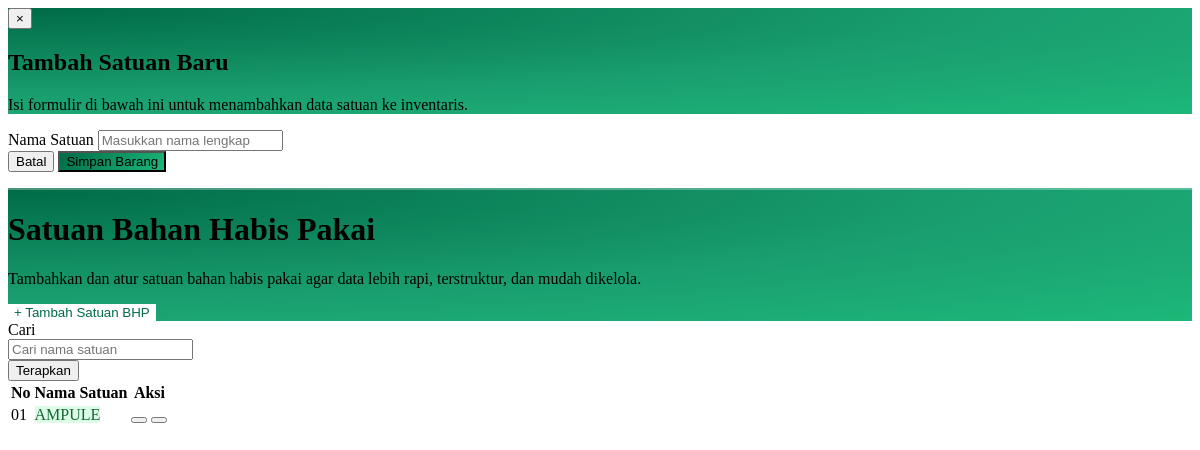
/admin/contents/satuan_bhp.php, run on an earlier commit of the app's database.
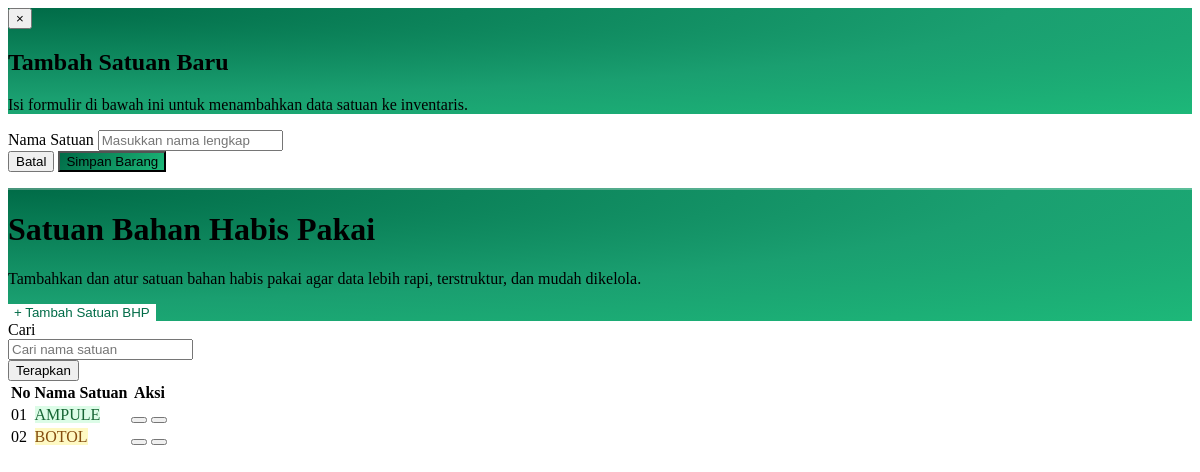
And on a later commit of the database.
### tables this page shows
CREATE TABLE `satuan_bhp` (
  `id_satuan` int UNSIGNED NOT NULL,
  `Nama_satuan` varchar(30) NOT NULL
);

### config/database.php (called while the page is built, shortened)
<?php
class Database
{
    private static ?Database $instance = null;
    private PDO $pdo;
    private string $host     = 'localhost';
    private string $dbname   = 'db_poli_gigi';
    private string $username = 'root';
    private string $password = '';
    private string $charset  = 'utf8mb4';
    private function __construct()
    {
        $dsn = "mysql:host={$this->host};dbname={$this->dbname};charset={$this->charset}";
        $options = [
            PDO::ATTR_ERRMODE            => PDO::ERRMODE_EXCEPTION,
            PDO::ATTR_DEFAULT_FETCH_MODE => PDO::FETCH_ASSOC,
            PDO::ATTR_EMULATE_PREPARES   => false,
        ];
        try {
            $this->pdo = new PDO($dsn, $this->username, $this->password, $options);
        } catch (PDOException $e) {
            error_log('[Database] ' . $e->getMessage());
            die(json_encode([
                'status'  => 'error',
                'message' => 'Koneksi database gagal. Silakan coba lagi nanti.'
            ]));
        }
    }
    public static function getInstance(): Database
    {
        if (self::$instance === null) {
            self::$instance = new self();
        }
        return self::$instance;
    }
    public function getConnection(): PDO
    {
        return $this->pdo;
    }
}

### classes/BhpManager.php (called while the page is built, shortened)
<?php
class BhpManager
{
    private PDO $db;
    public function __construct()
    {
        $this->db = Database::getInstance()->getConnection();
    }
    public function getAllSatuan(): array
    {
        return $this->db->query('SELECT * FROM satuan_bhp ORDER BY Nama_satuan ASC')->fetchAll();
    }
}

### admin/contents/satuan_bhp.php (the view, shortened to what the changed rows need)
<?php
$mgr    = new BhpManager();
$satuanList = $mgr->getAllSatuan();
?>
<div id="modalTambahSatuan"
  class="hidden fixed inset-0 z-[9999] items-center justify-center p-4"
  style="background:rgba(15,23,42,0.45);backdrop-filter:blur(4px);"
  onclick="if(event.target===this)closeSatuanModal()">
  <div class="relative w-full max-w-md rounded-2xl overflow-hidden shadow-2xl"
    style="background:#fff;animation:satuanModalIn .25s cubic-bezier(.34,1.56,.64,1) both;">
    <div class="relative px-7 pt-6 pb-5"
      style="background:radial-gradient(ellipse at 0% 0%,#006B47 0%,#1A9F70 60%,#1DB879 100%);">
      <h2 class="font-bold text-white text-xl leading-tight" id="satuanModalTitle">Tambah Satuan Baru</h2>
    </div>
  </div>
</div>
<div class="w-full p-4 sm:p-6 lg:p-8">
  <div class="max-w-[1400px] mx-auto space-y-6 w-full mb-8">
    <div class="relative w-full rounded-2xl overflow-hidden mb-2"
      style="background:radial-gradient(ellipse at 0% 0%,#006B47 0%,#1A9F70 60%,#1DB879 100%);">
      <div class="relative z-10 flex flex-col sm:flex-row items-start sm:items-center justify-between gap-6 px-6 py-6 sm:px-8 sm:py-7">
        <div class="flex items-center gap-4 sm:gap-5 min-w-0">
          <div class="flex flex-col gap-1 min-w-0">
            <h1 class="font-display font-bold text-white text-xl sm:text-2xl lg:text-3xl leading-tight">Satuan Bahan Habis Pakai</h1>
          </div>
        </div>
      </div>
    </div>
    <div class="bg-white border border-slate-200 rounded-2xl shadow-sm flex flex-col">
      <div class="overflow-x-auto w-full relative z-0">
        <table class="w-full text-left whitespace-nowrap">
          <thead>
            <tr class="bg-slate-50/50 border-b border-slate-200">
              <th class="py-4 px-6 text-[11px] uppercase tracking-wider text-slate-500 font-bold w-16">No</th>
              <th class="py-4 px-6 text-[11px] uppercase tracking-wider text-slate-500 font-bold">Nama Satuan</th>
              <th class="py-4 px-6 text-[11px] uppercase tracking-wider text-slate-500 font-bold text-right">Aksi</th>
            </tr>
          </thead>
          <tbody id="satuanTableBody" class="text-sm font-plex divide-y divide-slate-100 text-slate-700">
            <?php if (empty($satuanList)): ?>
            <tr id="satuanEmptyRow">
              <td colspan="3" class="px-6 py-12 text-center text-slate-400">
                <i class="fas fa-ruler-combined text-4xl mb-3 opacity-30 block"></i>
                Belum ada data satuan. Klik "+ Tambah Satuan BHP" untuk memulai.
              </td>
            </tr>
            <?php else: ?>
            <?php foreach ($satuanList as $i => $sat): ?>
            <tr class="hover:bg-slate-50 transition-colors group satuan-row" data-nama="<?php echo strtolower(htmlspecialchars($sat['Nama_satuan'])); ?>">
              <td class="py-5 px-6 font-bold text-slate-500"><?php echo str_pad($i + 1, 2, '0', STR_PAD_LEFT); ?></td>
              <td class="py-5 px-6">
                <span class="inline-flex items-center px-3 py-1.5 rounded-md text-xs font-bold tracking-wide"
                  style="background:<?php echo satBadgeColor($i)['bg']; ?>;color:<?php echo satBadgeColor($i)['text']; ?>;">
                  <?php echo htmlspecialchars(strtoupper($sat['Nama_satuan'])); ?>
                </span>
              </td>
              <td class="py-5 px-6 text-right">
                <div class="flex items-center justify-end gap-2">
                  <button onclick="editSatuan(<?php echo $sat['id_satuan']; ?>, '<?php echo htmlspecialchars($sat['Nama_satuan'], ENT_QUOTES); ?>')"
                    class="text-blue-600 hover:text-blue-800 hover:bg-blue-50 w-8 h-8 flex items-center justify-center rounded-lg transition-colors border border-blue-100/50 bg-white shadow-sm" title="Edit">
                  </button>
                  <button onclick="deleteSatuan(<?php echo $sat['id_satuan']; ?>, '<?php echo htmlspecialchars($sat['Nama_satuan'], ENT_QUOTES); ?>')"
                    class="text-red-500 hover:text-red-700 hover:bg-red-50 w-8 h-8 flex items-center justify-center rounded-lg transition-colors border border-red-100/50 bg-white shadow-sm" title="Hapus">
                  </button>
                </div>
              </td>
            </tr>
            <?php endforeach; ?>
            <?php endif; ?>
          </tbody>
        </table>
      </div>
    </div>
  </div>
</div>
<?php
function satBadgeColor(int $i): array {
    $colors = [
        ['bg' => '#DCFCE7', 'text' => '#166534'],
        ['bg' => '#FEF9C3', 'text' => '#854D0E'],
        ['bg' => '#DBEAFE', 'text' => '#1E40AF'],
        ['bg' => '#FCE7F3', 'text' => '#9D174D'],
        ['bg' => '#E0E7FF', 'text' => '#3730A3'],
        ['bg' => '#CCFBF1', 'text' => '#134E4A'],
    ];
    return $colors[$i % count($colors)];
}
?>

What changed in the data, as far as the page shows it:
added satuan_bhp: i "02", Nama_satuan "BOTOL"
